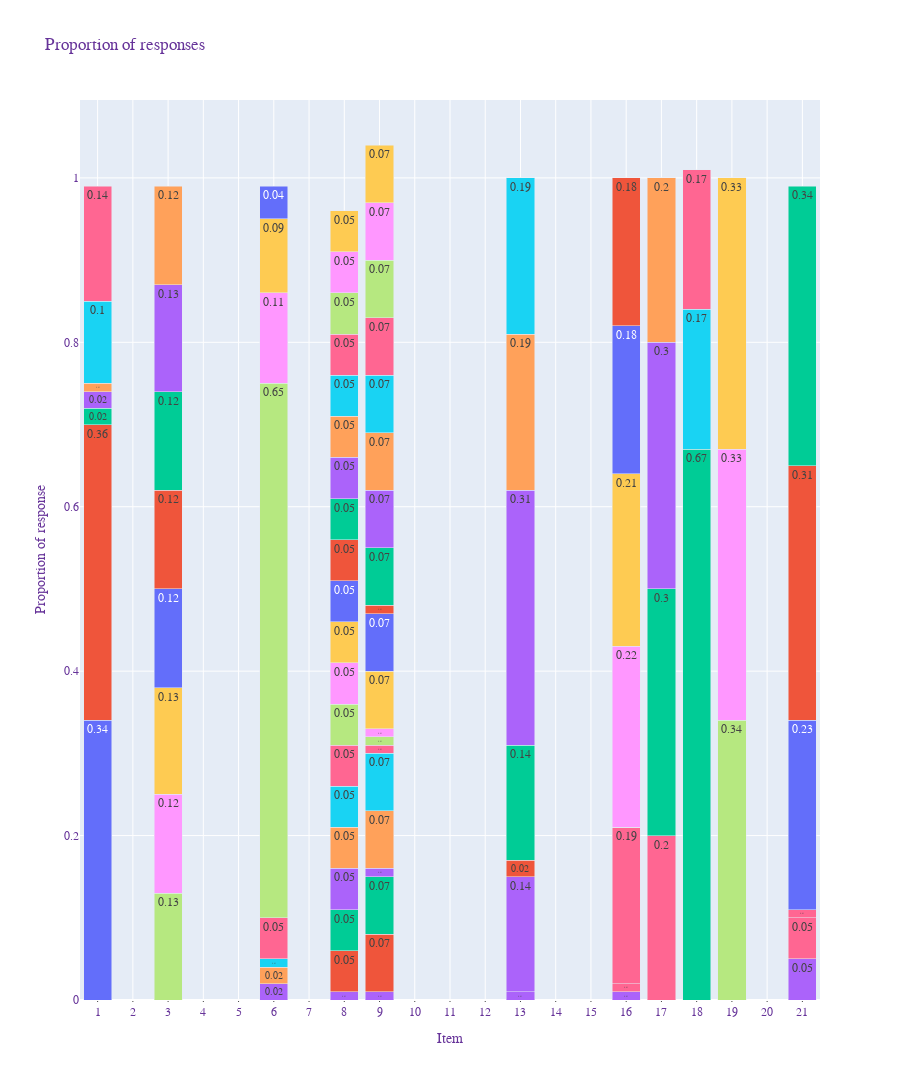

Notebook code for this chart:
### Code cell
fig = px.bar(xf, x="Group", color="Option",
             y='Count',
             title="A Grouped Bar Chart With Plotly Express in Python",
             barmode='group',
             height=1080,
             text_auto=True
            )
fig.update_layout(
    title="Proportion of responses",
    xaxis_title="Item",
    yaxis_title="Proportion of response",
    legend_title="Options",
    font=dict(
        family="Courier New, monospace",
        size=12,
        color="RebeccaPurple"
    ),
barmode="stack",
)

fig.update_traces(showlegend=False)
fig.update_traces(marker_showscale=False)

fig.update_xaxes(
    showgrid=True,
    ticks="outside",
    tickson="boundaries",
    ticklen=1,
    tickmode='linear'
)

fig.show()

### Figure 1 — Plotly figure (JSON) as saved in the notebook; plotly's stock layout.template omitted (floating-point values rounded to 4 significant figures)
{"data": [{"alignmentgroup": "True", "hovertemplate": "Option=Ancestry<br>Group=%{x}<br>Count=%{y}<extra></extra>", "legendgroup": "Ancestry", "marker": {"color": "#636efa", "pattern": {"shape": ""}, "showscale": false}, "name": "Ancestry", "offsetgroup": "Ancestry", "orientation": "v", "showlegend": false, "textposition": "auto", "texttemplate": "%{y}", "type": "bar", "x": [1], "xaxis": "x", "y": [0.34], "yaxis": "y"}, {"alignmentgroup": "True", "hovertemplate": "Option=Health<br>Group=%{x}<br>Count=%{y}<extra></extra>", "legendgroup": "Health", "marker": {"color": "#EF553B", "pattern": {"shape": ""}, "showscale": false}, "name": "Health", "offsetgroup": "Health", "orientation": "v", "showlegend": false, "textposition": "auto", "texttemplate": "%{y}", "type": "bar", "x": [1], "xaxis": "x", "y": [0.36], "yaxis": "y"}, {"alignmentgroup": "True", "hovertemplate": "Option=I do not know<br>Group=%{x}<br>Count=%{y}<extra></extra>", "legendgroup": "I do not know", "marker": {"color": "#00cc96", "pattern": {"shape": ""}, "showscale": false}, "name": "I do not know", "offsetgroup": "I do not know", "orientation": "v", "showlegend": false, "textposition": "auto", "texttemplate": "%{y}", "type": "bar", "x": [1, 18], "xaxis": "x", "y": [0.02, 0.67], "yaxis": "y"}, {"alignmentgroup": "True", "hovertemplate": "Option=Other<br>Group=%{x}<br>Count=%{y}<extra></extra>", "legendgroup": "Other", "marker": {"color": "#ab63fa", "pattern": {"shape": ""}, "showscale": false}, "name": "Other", "offsetgroup": "Other", "orientation": "v", "showlegend": false, "textposition": "auto", "texttemplate": "%{y}", "type": "bar", "x": [1, 6, 8, 9, 13, 16, 21], "xaxis": "x", "y": [0.02, 0.02, 0.01, 0.01, 0.01, 0.01, 0.05], "yaxis": "y"}, {"alignmentgroup": "True", "hovertemplate": "Option=Other as Text<br>Group=%{x}<br>Count=%{y}<extra></extra>", "legendgroup": "Other as Text", "marker": {"color": "#FFA15A", "pattern": {"shape": ""}, "showscale": false}, "name": "Other as Text", "offsetgroup": "Other as Text", "orientation": "v", "showlegend": false, "textposition": "auto", "texttemplate": "%{y}", "type": "bar", "x": [1, 6, 8, 9, 13, 16], "xaxis": "x", "y": [0.01, 0.02, 0, 0, 0, 0], "yaxis": "y"}, {"alignmentgroup": "True", "hovertemplate": "Option=Personal traits aka for example extroversion<br>Group=%{x}<br>Count=%{y}<extra></extra>", "legendgroup": "Personal traits aka for example extroversion", "marker": {"color": "#19d3f3", "pattern": {"shape": ""}, "showscale": false}, "name": "Personal traits aka for example extroversion", "offsetgroup": "Personal traits aka for example extroversion", "orientation": "v", "showlegend": false, "textposition": "auto", "texttemplate": "%{y}", "type": "bar", "x": [1], "xaxis": "x", "y": [0.1], "yaxis": "y"}, {"alignmentgroup": "True", "hovertemplate": "Option=Potential to succeed in different domains aka for example sports<br>Group=%{x}<br>Count=%{y}<extra></extra>", "legendgroup": "Potential to succeed in different domains aka for example sports", "marker": {"color": "#FF6692", "pattern": {"shape": ""}, "showscale": false}, "name": "Potential to succeed in different domains aka for example sports", "offsetgroup": "Potential to succeed in different domains aka for example sports", "orientation": "v", "showlegend": false, "textposition": "auto", "texttemplate": "%{y}", "type": "bar", "x": [1], "xaxis": "x", "y": [0.14], "yaxis": "y"}, {"alignmentgroup": "True", "hovertemplate": "Option=Equal access to education<br>Group=%{x}<br>Count=%{y}<extra></extra>", "legendgroup": "Equal access to education", "marker": {"color": "#B6E880", "pattern": {"shape": ""}, "showscale": false}, "name": "Equal access to education", "offsetgroup": "Equal access to education", "orientation": "v", "showlegend": false, "textposition": "auto", "texttemplate": "%{y}", "type": "bar", "x": [3], "xaxis": "x", "y": [0.13], "yaxis": "y"}, {"alignmentgroup": "True", "hovertemplate": "Option=Right to a fair trial<br>Group=%{x}<br>Count=%{y}<extra></extra>", "legendgroup": "Right to a fair trial", "marker": {"color": "#FF97FF", "pattern": {"shape": ""}, "showscale": false}, "name": "Right to a fair trial", "offsetgroup": "Right to a fair trial", "orientation": "v", "showlegend": false, "textposition": "auto", "texttemplate": "%{y}", "type": "bar", "x": [3], "xaxis": "x", "y": [0.12], "yaxis": "y"}, {"alignmentgroup": "True", "hovertemplate": "Option=Right to health and medical care<br>Group=%{x}<br>Count=%{y}<extra></extra>", "legendgroup": "Right to health and medical care", "marker": {"color": "#FECB52", "pattern": {"shape": ""}, "showscale": false}, "name": "Right to health and medical care", "offsetgroup": "Right to health and medical care", "orientation": "v", "showlegend": false, "textposition": "auto", "texttemplate": "%{y}", "type": "bar", "x": [3], "xaxis": "x", "y": [0.13], "yaxis": "y"}, {"alignmentgroup": "True", "hovertemplate": "Option=Right to marriage<br>Group=%{x}<br>Count=%{y}<extra></extra>", "legendgroup": "Right to marriage", "marker": {"color": "#636efa", "pattern": {"shape": ""}, "showscale": false}, "name": "Right to marriage", "offsetgroup": "Right to marriage", "orientation": "v", "showlegend": false, "textposition": "auto", "texttemplate": "%{y}", "type": "bar", "x": [3], "xaxis": "x", "y": [0.12], "yaxis": "y"}, {"alignmentgroup": "True", "hovertemplate": "Option=Right to move freely choose a place of stay or residence<br>Group=%{x}<br>Count=%{y}<extra></extra>", "legendgroup": "Right to move freely choose a place of stay or residence", "marker": {"color": "#EF553B", "pattern": {"shape": ""}, "showscale": false}, "name": "Right to move freely choose a place of stay or residence", "offsetgroup": "Right to move freely choose a place of stay or residence", "orientation": "v", "showlegend": false, "textposition": "auto", "texttemplate": "%{y}", "type": "bar", "x": [3], "xaxis": "x", "y": [0.12], "yaxis": "y"}, {"alignmentgroup": "True", "hovertemplate": "Option=Right to private property<br>Group=%{x}<br>Count=%{y}<extra></extra>", "legendgroup": "Right to private property", "marker": {"color": "#00cc96", "pattern": {"shape": ""}, "showscale": false}, "name": "Right to private property", "offsetgroup": "Right to private property", "orientation": "v", "showlegend": false, "textposition": "auto", "texttemplate": "%{y}", "type": "bar", "x": [3], "xaxis": "x", "y": [0.12], "yaxis": "y"}, {"alignmentgroup": "True", "hovertemplate": "Option=Right to security including privacy<br>Group=%{x}<br>Count=%{y}<extra></extra>", "legendgroup": "Right to security including privacy", "marker": {"color": "#ab63fa", "pattern": {"shape": ""}, "showscale": false}, "name": "Right to security including privacy", "offsetgroup": "Right to security including privacy", "orientation": "v", "showlegend": false, "textposition": "auto", "texttemplate": "%{y}", "type": "bar", "x": [3], "xaxis": "x", "y": [0.13], "yaxis": "y"}, {"alignmentgroup": "True", "hovertemplate": "Option=Right to work<br>Group=%{x}<br>Count=%{y}<extra></extra>", "legendgroup": "Right to work", "marker": {"color": "#FFA15A", "pattern": {"shape": ""}, "showscale": false}, "name": "Right to work", "offsetgroup": "Right to work", "orientation": "v", "showlegend": false, "textposition": "auto", "texttemplate": "%{y}", "type": "bar", "x": [3], "xaxis": "x", "y": [0.12], "yaxis": "y"}, {"alignmentgroup": "True", "hovertemplate": "Option=Commercial organisations<br>Group=%{x}<br>Count=%{y}<extra></extra>", "legendgroup": "Commercial organisations", "marker": {"color": "#19d3f3", "pattern": {"shape": ""}, "showscale": false}, "name": "Commercial organisations", "offsetgroup": "Commercial organisations", "orientation": "v", "showlegend": false, "textposition": "auto", "texttemplate": "%{y}", "type": "bar", "x": [6], "xaxis": "x", "y": [0.01], "yaxis": "y"}, {"alignmentgroup": "True", "hovertemplate": "Option=Do not know<br>Group=%{x}<br>Count=%{y}<extra></extra>", "legendgroup": "Do not know", "marker": {"color": "#FF6692", "pattern": {"shape": ""}, "showscale": false}, "name": "Do not know", "offsetgroup": "Do not know", "orientation": "v", "showlegend": false, "textposition": "auto", "texttemplate": "%{y}", "type": "bar", "x": [6, 16, 17, 21], "xaxis": "x", "y": [0.05, 0.01, 0.2, 0.05], "yaxis": "y"}, {"alignmentgroup": "True", "hovertemplate": "Option=I do<br>Group=%{x}<br>Count=%{y}<extra></extra>", "legendgroup": "I do", "marker": {"color": "#B6E880", "pattern": {"shape": ""}, "showscale": false}, "name": "I do", "offsetgroup": "I do", "orientation": "v", "showlegend": false, "textposition": "auto", "texttemplate": "%{y}", "type": "bar", "x": [6], "xaxis": "x", "y": [0.65], "yaxis": "y"}, {"alignmentgroup": "True", "hovertemplate": "Option=Medical facilities<br>Group=%{x}<br>Count=%{y}<extra></extra>", "legendgroup": "Medical facilities", "marker": {"color": "#FF97FF", "pattern": {"shape": ""}, "showscale": false}, "name": "Medical facilities", "offsetgroup": "Medical facilities", "orientation": "v", "showlegend": false, "textposition": "auto", "texttemplate": "%{y}", "type": "bar", "x": [6], "xaxis": "x", "y": [0.11], "yaxis": "y"}, {"alignmentgroup": "True", "hovertemplate": "Option=Research organisations<br>Group=%{x}<br>Count=%{y}<extra></extra>", "legendgroup": "Research organisations", "marker": {"color": "#FECB52", "pattern": {"shape": ""}, "showscale": false}, "name": "Research organisations", "offsetgroup": "Research organisations", "orientation": "v", "showlegend": false, "textposition": "auto", "texttemplate": "%{y}", "type": "bar", "x": [6], "xaxis": "x", "y": [0.09], "yaxis": "y"}, {"alignmentgroup": "True", "hovertemplate": "Option=The State<br>Group=%{x}<br>Count=%{y}<extra></extra>", "legendgroup": "The State", "marker": {"color": "#636efa", "pattern": {"shape": ""}, "showscale": false}, "name": "The State", "offsetgroup": "The State", "orientation": "v", "showlegend": false, "textposition": "auto", "texttemplate": "%{y}", "type": "bar", "x": [6], "xaxis": "x", "y": [0.04], "yaxis": "y"}, {"alignmentgroup": "True", "hovertemplate": "Option=Altering own traits aka biohacking<br>Group=%{x}<br>Count=%{y}<extra></extra>", "legendgroup": "Altering own traits aka biohacking", "marker": {"color": "#EF553B", "pattern": {"shape": ""}, "showscale": false}, "name": "Altering own traits aka biohacking", "offsetgroup": "Altering own traits aka biohacking", "orientation": "v", "showlegend": false, "textposition": "auto", "texttemplate": "%{y}", "type": "bar", "x": [8, 9], "xaxis": "x", "y": [0.05, 0.07], "yaxis": "y"}, {"alignmentgroup": "True", "hovertemplate": "Option=Changing the structure of society<br>Group=%{x}<br>Count=%{y}<extra></extra>", "legendgroup": "Changing the structure of society", "marker": {"color": "#00cc96", "pattern": {"shape": ""}, "showscale": false}, "name": "Changing the structure of society", "offsetgroup": "Changing the structure of society", "orientation": "v", "showlegend": false, "textposition": "auto", "texttemplate": "%{y}", "type": "bar", "x": [8, 9], "xaxis": "x", "y": [0.05, 0.07], "yaxis": "y"}, {"alignmentgroup": "True", "hovertemplate": "Option=Crime prevention<br>Group=%{x}<br>Count=%{y}<extra></extra>", "legendgroup": "Crime prevention", "marker": {"color": "#ab63fa", "pattern": {"shape": ""}, "showscale": false}, "name": "Crime prevention", "offsetgroup": "Crime prevention", "orientation": "v", "showlegend": false, "textposition": "auto", "texttemplate": "%{y}", "type": "bar", "x": [8, 9, 13], "xaxis": "x", "y": [0.05, 0.01, 0.14], "yaxis": "y"}, {"alignmentgroup": "True", "hovertemplate": "Option=Designer babies<br>Group=%{x}<br>Count=%{y}<extra></extra>", "legendgroup": "Designer babies", "marker": {"color": "#FFA15A", "pattern": {"shape": ""}, "showscale": false}, "name": "Designer babies", "offsetgroup": "Designer babies", "orientation": "v", "showlegend": false, "textposition": "auto", "texttemplate": "%{y}", "type": "bar", "x": [8, 9], "xaxis": "x", "y": [0.05, 0.07], "yaxis": "y"}, {"alignmentgroup": "True", "hovertemplate": "Option=Developing biological weapons<br>Group=%{x}<br>Count=%{y}<extra></extra>", "legendgroup": "Developing biological weapons", "marker": {"color": "#19d3f3", "pattern": {"shape": ""}, "showscale": false}, "name": "Developing biological weapons", "offsetgroup": "Developing biological weapons", "orientation": "v", "showlegend": false, "textposition": "auto", "texttemplate": "%{y}", "type": "bar", "x": [8, 9], "xaxis": "x", "y": [0.05, 0.07], "yaxis": "y"}, {"alignmentgroup": "True", "hovertemplate": "Option=Disease prevention and cure<br>Group=%{x}<br>Count=%{y}<extra></extra>", "legendgroup": "Disease prevention and cure", "marker": {"color": "#FF6692", "pattern": {"shape": ""}, "showscale": false}, "name": "Disease prevention and cure", "offsetgroup": "Disease prevention and cure", "orientation": "v", "showlegend": false, "textposition": "auto", "texttemplate": "%{y}", "type": "bar", "x": [8, 9], "xaxis": "x", "y": [0.05, 0.01], "yaxis": "y"}, {"alignmentgroup": "True", "hovertemplate": "Option=Economic growth<br>Group=%{x}<br>Count=%{y}<extra></extra>", "legendgroup": "Economic growth", "marker": {"color": "#B6E880", "pattern": {"shape": ""}, "showscale": false}, "name": "Economic growth", "offsetgroup": "Economic growth", "orientation": "v", "showlegend": false, "textposition": "auto", "texttemplate": "%{y}", "type": "bar", "x": [8, 9], "xaxis": "x", "y": [0.05, 0.01], "yaxis": "y"}, {"alignmentgroup": "True", "hovertemplate": "Option=Improving fairness in criminal trials<br>Group=%{x}<br>Count=%{y}<extra></extra>", "legendgroup": "Improving fairness in criminal trials", "marker": {"color": "#FF97FF", "pattern": {"shape": ""}, "showscale": false}, "name": "Improving fairness in criminal trials", "offsetgroup": "Improving fairness in criminal trials", "orientation": "v", "showlegend": false, "textposition": "auto", "texttemplate": "%{y}", "type": "bar", "x": [8, 9], "xaxis": "x", "y": [0.05, 0.01], "yaxis": "y"}, {"alignmentgroup": "True", "hovertemplate": "Option=Increased Longevity<br>Group=%{x}<br>Count=%{y}<extra></extra>", "legendgroup": "Increased Longevity", "marker": {"color": "#FECB52", "pattern": {"shape": ""}, "showscale": false}, "name": "Increased Longevity", "offsetgroup": "Increased Longevity", "orientation": "v", "showlegend": false, "textposition": "auto", "texttemplate": "%{y}", "type": "bar", "x": [8, 9], "xaxis": "x", "y": [0.05, 0.07], "yaxis": "y"}, {"alignmentgroup": "True", "hovertemplate": "Option=New agricultural methods and products<br>Group=%{x}<br>Count=%{y}<extra></extra>", "legendgroup": "New agricultural methods and products", "marker": {"color": "#636efa", "pattern": {"shape": ""}, "showscale": false}, "name": "New agricultural methods and products", "offsetgroup": "New agricultural methods and products", "orientation": "v", "showlegend": false, "textposition": "auto", "texttemplate": "%{y}", "type": "bar", "x": [8, 9], "xaxis": "x", "y": [0.05, 0.07], "yaxis": "y"}, {"alignmentgroup": "True", "hovertemplate": "Option=New medical technologies<br>Group=%{x}<br>Count=%{y}<extra></extra>", "legendgroup": "New medical technologies", "marker": {"color": "#EF553B", "pattern": {"shape": ""}, "showscale": false}, "name": "New medical technologies", "offsetgroup": "New medical technologies", "orientation": "v", "showlegend": false, "textposition": "auto", "texttemplate": "%{y}", "type": "bar", "x": [8, 9], "xaxis": "x", "y": [0.05, 0.01], "yaxis": "y"}, {"alignmentgroup": "True", "hovertemplate": "Option=Personalised education<br>Group=%{x}<br>Count=%{y}<extra></extra>", "legendgroup": "Personalised education", "marker": {"color": "#00cc96", "pattern": {"shape": ""}, "showscale": false}, "name": "Personalised education", "offsetgroup": "Personalised education", "orientation": "v", "showlegend": false, "textposition": "auto", "texttemplate": "%{y}", "type": "bar", "x": [8, 9], "xaxis": "x", "y": [0.05, 0.07], "yaxis": "y"}, {"alignmentgroup": "True", "hovertemplate": "Option=Reducing food scarcity<br>Group=%{x}<br>Count=%{y}<extra></extra>", "legendgroup": "Reducing food scarcity", "marker": {"color": "#ab63fa", "pattern": {"shape": ""}, "showscale": false}, "name": "Reducing food scarcity", "offsetgroup": "Reducing food scarcity", "orientation": "v", "showlegend": false, "textposition": "auto", "texttemplate": "%{y}", "type": "bar", "x": [8, 9], "xaxis": "x", "y": [0.05, 0.07], "yaxis": "y"}, {"alignmentgroup": "True", "hovertemplate": "Option=Reduction in population variation<br>Group=%{x}<br>Count=%{y}<extra></extra>", "legendgroup": "Reduction in population variation", "marker": {"color": "#FFA15A", "pattern": {"shape": ""}, "showscale": false}, "name": "Reduction in population variation", "offsetgroup": "Reduction in population variation", "orientation": "v", "showlegend": false, "textposition": "auto", "texttemplate": "%{y}", "type": "bar", "x": [8, 9], "xaxis": "x", "y": [0.05, 0.07], "yaxis": "y"}, {"alignmentgroup": "True", "hovertemplate": "Option=Selection and enhancement of military personnel<br>Group=%{x}<br>Count=%{y}<extra></extra>", "legendgroup": "Selection and enhancement of military personnel", "marker": {"color": "#19d3f3", "pattern": {"shape": ""}, "showscale": false}, "name": "Selection and enhancement of military personnel", "offsetgroup": "Selection and enhancement of military personnel", "orientation": "v", "showlegend": false, "textposition": "auto", "texttemplate": "%{y}", "type": "bar", "x": [8, 9], "xaxis": "x", "y": [0.05, 0.07], "yaxis": "y"}, {"alignmentgroup": "True", "hovertemplate": "Option=Streamed or stratified education<br>Group=%{x}<br>Count=%{y}<extra></extra>", "legendgroup": "Streamed or stratified education", "marker": {"color": "#FF6692", "pattern": {"shape": ""}, "showscale": false}, "name": "Streamed or stratified education", "offsetgroup": "Streamed or stratified education", "orientation": "v", "showlegend": false, "textposition": "auto", "texttemplate": "%{y}", "type": "bar", "x": [8, 9], "xaxis": "x", "y": [0.05, 0.07], "yaxis": "y"}, {"alignmentgroup": "True", "hovertemplate": "Option=Targeted commercial advertising<br>Group=%{x}<br>Count=%{y}<extra></extra>", "legendgroup": "Targeted commercial advertising", "marker": {"color": "#B6E880", "pattern": {"shape": ""}, "showscale": false}, "name": "Targeted commercial advertising", "offsetgroup": "Targeted commercial advertising", "orientation": "v", "showlegend": false, "textposition": "auto", "texttemplate": "%{y}", "type": "bar", "x": [8, 9], "xaxis": "x", "y": [0.05, 0.07], "yaxis": "y"}, {"alignmentgroup": "True", "hovertemplate": "Option=Targeted political campaigns<br>Group=%{x}<br>Count=%{y}<extra></extra>", "legendgroup": "Targeted political campaigns", "marker": {"color": "#FF97FF", "pattern": {"shape": ""}, "showscale": false}, "name": "Targeted political campaigns", "offsetgroup": "Targeted political campaigns", "orientation": "v", "showlegend": false, "textposition": "auto", "texttemplate": "%{y}", "type": "bar", "x": [8, 9], "xaxis": "x", "y": [0.05, 0.07], "yaxis": "y"}, {"alignmentgroup": "True", "hovertemplate": "Option=Testing for hiring in employment<br>Group=%{x}<br>Count=%{y}<extra></extra>", "legendgroup": "Testing for hiring in employment", "marker": {"color": "#FECB52", "pattern": {"shape": ""}, "showscale": false}, "name": "Testing for hiring in employment", "offsetgroup": "Testing for hiring in employment", "orientation": "v", "showlegend": false, "textposition": "auto", "texttemplate": "%{y}", "type": "bar", "x": [8, 9], "xaxis": "x", "y": [0.05, 0.07], "yaxis": "y"}, {"alignmentgroup": "True", "hovertemplate": "Option=Commercial benefit<br>Group=%{x}<br>Count=%{y}<extra></extra>", "legendgroup": "Commercial benefit", "marker": {"color": "#636efa", "pattern": {"shape": ""}, "showscale": false}, "name": "Commercial benefit", "offsetgroup": "Commercial benefit", "orientation": "v", "showlegend": false, "textposition": "auto", "texttemplate": "%{y}", "type": "bar", "x": [13], "xaxis": "x", "y": [0], "yaxis": "y"}, {"alignmentgroup": "True", "hovertemplate": "Option=Do no know<br>Group=%{x}<br>Count=%{y}<extra></extra>", "legendgroup": "Do no know", "marker": {"color": "#EF553B", "pattern": {"shape": ""}, "showscale": false}, "name": "Do no know", "offsetgroup": "Do no know", "orientation": "v", "showlegend": false, "textposition": "auto", "texttemplate": "%{y}", "type": "bar", "x": [13], "xaxis": "x", "y": [0.02], "yaxis": "y"}, {"alignmentgroup": "True", "hovertemplate": "Option=Ensuring national security<br>Group=%{x}<br>Count=%{y}<extra></extra>", "legendgroup": "Ensuring national security", "marker": {"color": "#00cc96", "pattern": {"shape": ""}, "showscale": false}, "name": "Ensuring national security", "offsetgroup": "Ensuring national security", "orientation": "v", "showlegend": false, "textposition": "auto", "texttemplate": "%{y}", "type": "bar", "x": [13], "xaxis": "x", "y": [0.14], "yaxis": "y"}, {"alignmentgroup": "True", "hovertemplate": "Option=Healthcare development<br>Group=%{x}<br>Count=%{y}<extra></extra>", "legendgroup": "Healthcare development", "marker": {"color": "#ab63fa", "pattern": {"shape": ""}, "showscale": false}, "name": "Healthcare development", "offsetgroup": "Healthcare development", "orientation": "v", "showlegend": false, "textposition": "auto", "texttemplate": "%{y}", "type": "bar", "x": [13], "xaxis": "x", "y": [0.31], "yaxis": "y"}, {"alignmentgroup": "True", "hovertemplate": "Option=Scientific and technological progress<br>Group=%{x}<br>Count=%{y}<extra></extra>", "legendgroup": "Scientific and technological progress", "marker": {"color": "#FFA15A", "pattern": {"shape": ""}, "showscale": false}, "name": "Scientific and technological progress", "offsetgroup": "Scientific and technological progress", "orientation": "v", "showlegend": false, "textposition": "auto", "texttemplate": "%{y}", "type": "bar", "x": [13], "xaxis": "x", "y": [0.19], "yaxis": "y"}, {"alignmentgroup": "True", "hovertemplate": "Option=Should not be done<br>Group=%{x}<br>Count=%{y}<extra></extra>", "legendgroup": "Should not be done", "marker": {"color": "#19d3f3", "pattern": {"shape": ""}, "showscale": false}, "name": "Should not be done", "offsetgroup": "Should not be done", "orientation": "v", "showlegend": false, "textposition": "auto", "texttemplate": "%{y}", "type": "bar", "x": [13], "xaxis": "x", "y": [0.19], "yaxis": "y"}, {"alignmentgroup": "True", "hovertemplate": "Option=Analysis<br>Group=%{x}<br>Count=%{y}<extra></extra>", "legendgroup": "Analysis", "marker": {"color": "#FF6692", "pattern": {"shape": ""}, "showscale": false}, "name": "Analysis", "offsetgroup": "Analysis", "orientation": "v", "showlegend": false, "textposition": "auto", "texttemplate": "%{y}", "type": "bar", "x": [16], "xaxis": "x", "y": [0.19], "yaxis": "y"}, {"alignmentgroup": "True", "hovertemplate": "Option=None of the above<br>Group=%{x}<br>Count=%{y}<extra></extra>", "legendgroup": "None of the above", "marker": {"color": "#B6E880", "pattern": {"shape": ""}, "showscale": false}, "name": "None of the above", "offsetgroup": "None of the above", "orientation": "v", "showlegend": false, "textposition": "auto", "texttemplate": "%{y}", "type": "bar", "x": [16], "xaxis": "x", "y": [0], "yaxis": "y"}, {"alignmentgroup": "True", "hovertemplate": "Option=Sharing<br>Group=%{x}<br>Count=%{y}<extra></extra>", "legendgroup": "Sharing", "marker": {"color": "#FF97FF", "pattern": {"shape": ""}, "showscale": false}, "name": "Sharing", "offsetgroup": "Sharing", "orientation": "v", "showlegend": false, "textposition": "auto", "texttemplate": "%{y}", "type": "bar", "x": [16], "xaxis": "x", "y": [0.22], "yaxis": "y"}, {"alignmentgroup": "True", "hovertemplate": "Option=Storage<br>Group=%{x}<br>Count=%{y}<extra></extra>", "legendgroup": "Storage", "marker": {"color": "#FECB52", "pattern": {"shape": ""}, "showscale": false}, "name": "Storage", "offsetgroup": "Storage", "orientation": "v", "showlegend": false, "textposition": "auto", "texttemplate": "%{y}", "type": "bar", "x": [16], "xaxis": "x", "y": [0.21], "yaxis": "y"}, {"alignmentgroup": "True", "hovertemplate": "Option=Tests<br>Group=%{x}<br>Count=%{y}<extra></extra>", "legendgroup": "Tests", "marker": {"color": "#636efa", "pattern": {"shape": ""}, "showscale": false}, "name": "Tests", "offsetgroup": "Tests", "orientation": "v", "showlegend": false, "textposition": "auto", "texttemplate": "%{y}", "type": "bar", "x": [16], "xaxis": "x", "y": [0.18], "yaxis": "y"}, {"alignmentgroup": "True", "hovertemplate": "Option=Transferring across borders<br>Group=%{x}<br>Count=%{y}<extra></extra>", "legendgroup": "Transferring across borders", "marker": {"color": "#EF553B", "pattern": {"shape": ""}, "showscale": false}, "name": "Transferring across borders", "offsetgroup": "Transferring across borders", "orientation": "v", "showlegend": false, "textposition": "auto", "texttemplate": "%{y}", "type": "bar", "x": [16], "xaxis": "x", "y": [0.18], "yaxis": "y"}, {"alignmentgroup": "True", "hovertemplate": "Option=Administrative aka dismissal<br>Group=%{x}<br>Count=%{y}<extra></extra>", "legendgroup": "Administrative aka dismissal", "marker": {"color": "#00cc96", "pattern": {"shape": ""}, "showscale": false}, "name": "Administrative aka dismissal", "offsetgroup": "Administrative aka dismissal", "orientation": "v", "showlegend": false, "textposition": "auto", "texttemplate": "%{y}", "type": "bar", "x": [17], "xaxis": "x", "y": [0.3], "yaxis": "y"}, {"alignmentgroup": "True", "hovertemplate": "Option=Disciplinary<br>Group=%{x}<br>Count=%{y}<extra></extra>", "legendgroup": "Disciplinary", "marker": {"color": "#ab63fa", "pattern": {"shape": ""}, "showscale": false}, "name": "Disciplinary", "offsetgroup": "Disciplinary", "orientation": "v", "showlegend": false, "textposition": "auto", "texttemplate": "%{y}", "type": "bar", "x": [17], "xaxis": "x", "y": [0.3], "yaxis": "y"}, {"alignmentgroup": "True", "hovertemplate": "Option=Financial<br>Group=%{x}<br>Count=%{y}<extra></extra>", "legendgroup": "Financial", "marker": {"color": "#FFA15A", "pattern": {"shape": ""}, "showscale": false}, "name": "Financial", "offsetgroup": "Financial", "orientation": "v", "showlegend": false, "textposition": "auto", "texttemplate": "%{y}", "type": "bar", "x": [17], "xaxis": "x", "y": [0.2], "yaxis": "y"}, {"alignmentgroup": "True", "hovertemplate": "Option=Fine aka financial penalty<br>Group=%{x}<br>Count=%{y}<extra></extra>", "legendgroup": "Fine aka financial penalty", "marker": {"color": "#19d3f3", "pattern": {"shape": ""}, "showscale": false}, "name": "Fine aka financial penalty", "offsetgroup": "Fine aka financial penalty", "orientation": "v", "showlegend": false, "textposition": "auto", "texttemplate": "%{y}", "type": "bar", "x": [18], "xaxis": "x", "y": [0.17], "yaxis": "y"}, {"alignmentgroup": "True", "hovertemplate": "Option=None<br>Group=%{x}<br>Count=%{y}<extra></extra>", "legendgroup": "None", "marker": {"color": "#FF6692", "pattern": {"shape": ""}, "showscale": false}, "name": "None", "offsetgroup": "None", "orientation": "v", "showlegend": false, "textposition": "auto", "texttemplate": "%{y}", "type": "bar", "x": [18, 21], "xaxis": "x", "y": [0.17, 0.01], "yaxis": "y"}, {"alignmentgroup": "True", "hovertemplate": "Option=Dissemination of genetic knowledge to the general public<br>Group=%{x}<br>Count=%{y}<extra></extra>", "legendgroup": "Dissemination of genetic knowledge to the general public", "marker": {"color": "#B6E880", "pattern": {"shape": ""}, "showscale": false}, "name": "Dissemination of genetic knowledge to the general public", "offsetgroup": "Dissemination of genetic knowledge to the general public", "orientation": "v", "showlegend": false, "textposition": "auto", "texttemplate": "%{y}", "type": "bar", "x": [19], "xaxis": "x", "y": [0.34], "yaxis": "y"}, {"alignmentgroup": "True", "hovertemplate": "Option=Policymaking: Contributing to working groups concerning the regulation of genetic data<br>Group=%{x}<br>Count=%{y}<extra></extra>", "legendgroup": "Policymaking: Contributing to working groups concerning the regulation of genetic data", "marker": {"color": "#FF97FF", "pattern": {"shape": ""}, "showscale": false}, "name": "Policymaking: Contributing to working groups concerning the regulation of genetic data", "offsetgroup": "Policymaking: Contributing to working groups concerning the regulation of genetic data", "orientation": "v", "showlegend": false, "textposition": "auto", "texttemplate": "%{y}", "type": "bar", "x": [19], "xaxis": "x", "y": [0.33], "yaxis": "y"}, {"alignmentgroup": "True", "hovertemplate": "Option=Revising and updating ethical guidelines concerning genetic research and use of genetic data<br>Group=%{x}<br>Count=%{y}<extra></extra>", "legendgroup": "Revising and updating ethical guidelines concerning genetic research and use of genetic data", "marker": {"color": "#FECB52", "pattern": {"shape": ""}, "showscale": false}, "name": "Revising and updating ethical guidelines concerning genetic research and use of genetic data", "offsetgroup": "Revising and updating ethical guidelines concerning genetic research and use of genetic data", "orientation": "v", "showlegend": false, "textposition": "auto", "texttemplate": "%{y}", "type": "bar", "x": [19], "xaxis": "x", "y": [0.33], "yaxis": "y"}, {"alignmentgroup": "True", "hovertemplate": "Option=Fine<br>Group=%{x}<br>Count=%{y}<extra></extra>", "legendgroup": "Fine", "marker": {"color": "#636efa", "pattern": {"shape": ""}, "showscale": false}, "name": "Fine", "offsetgroup": "Fine", "orientation": "v", "showlegend": false, "textposition": "auto", "texttemplate": "%{y}", "type": "bar", "x": [21], "xaxis": "x", "y": [0.23], "yaxis": "y"}, {"alignmentgroup": "True", "hovertemplate": "Option=Imprisonment<br>Group=%{x}<br>Count=%{y}<extra></extra>", "legendgroup": "Imprisonment", "marker": {"color": "#EF553B", "pattern": {"shape": ""}, "showscale": false}, "name": "Imprisonment", "offsetgroup": "Imprisonment", "orientation": "v", "showlegend": false, "textposition": "auto", "texttemplate": "%{y}", "type": "bar", "x": [21], "xaxis": "x", "y": [0.31], "yaxis": "y"}, {"alignmentgroup": "True", "hovertemplate": "Option=Requirement to pay compensation<br>Group=%{x}<br>Count=%{y}<extra></extra>", "legendgroup": "Requirement to pay compensation", "marker": {"color": "#00cc96", "pattern": {"shape": ""}, "showscale": false}, "name": "Requirement to pay compensation", "offsetgroup": "Requirement to pay compensation", "orientation": "v", "showlegend": false, "textposition": "auto", "texttemplate": "%{y}", "type": "bar", "x": [21], "xaxis": "x", "y": [0.34], "yaxis": "y"}], "layout": {"barmode": "stack", "font": {"color": "RebeccaPurple", "family": "Courier New, monospace", "size": 12}, "height": 1080, "legend": {"title": {"text": "Options"}, "tracegroupgap": 0}, "title": {"text": "Proportion of responses"}, "xaxis": {"anchor": "y", "domain": [0, 1], "showgrid": true, "ticklen": 1, "tickmode": "linear", "ticks": "outside", "tickson": "boundaries", "title": {"text": "Item"}}, "yaxis": {"anchor": "x", "domain": [0, 1], "title": {"text": "Proportion of response"}}}}
